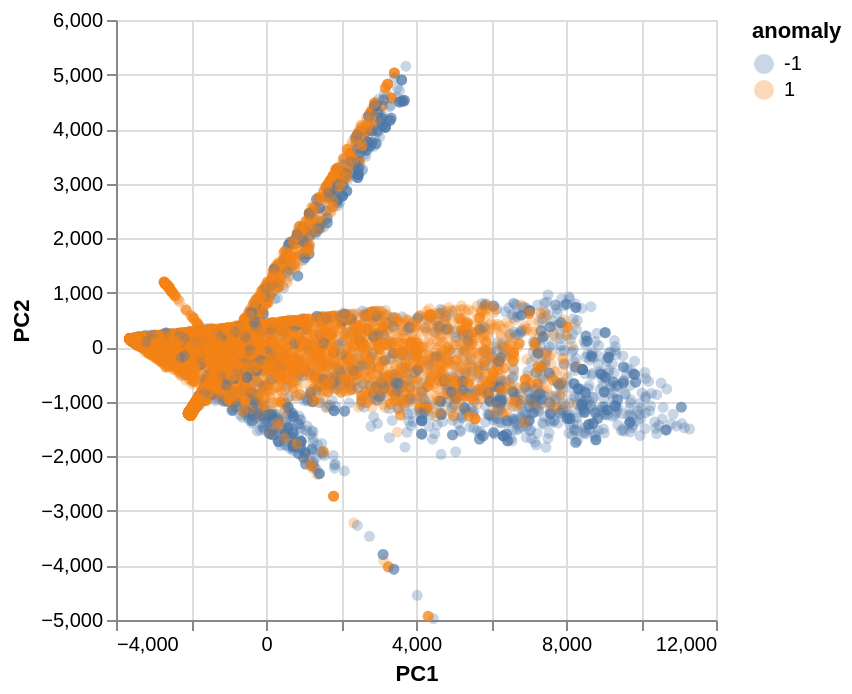

The notebook cell this image was saved under:
### Code cell
#Display a scatter plot showing the observations from res_df against PC1 and PC2
alt.Chart(res_df).mark_circle(opacity=0.3).encode(
    x='PC1',
    y='PC2',
    color='anomaly:N'
)

### Figure 1 — Vega-Lite specification as saved in the notebook (floating-point values rounded to 4 significant figures; data arrays with more than 128 entries replaced by an {"elided": "..."} marker saying what was removed)
{"config": {"view": {"continuousWidth": 300, "continuousHeight": 300}}, "data": {"name": "data-99188f756cc770deb03a62abb1f88b4b"}, "mark": {"type": "circle", "opacity": 0.3}, "encoding": {"color": {"field": "anomaly", "type": "nominal"}, "x": {"field": "PC1", "type": "quantitative"}, "y": {"field": "PC2", "type": "quantitative"}}, "$schema": "https://vega.github.io/schema/vega-lite/v5.20.1.json", "datasets": {"data-99188f756cc770deb03a62abb1f88b4b": {"elided": "11125 records"}}}
